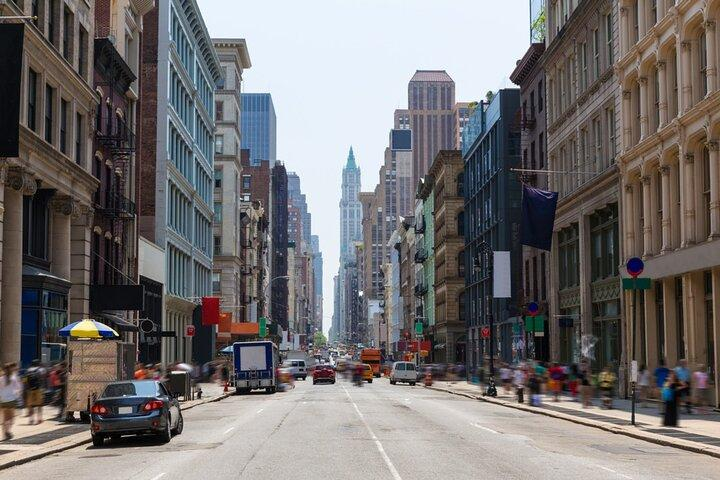
#> input picture images/sample.jpg, 720 x 480 px, found by its file name
$ python edge_detector.py
#> lines starting #> are read from the running program, lines starting #| are printed output that depends on the picture
import cv2
import os

image = cv2.imread("images/sample.jpg")
#> image is the input picture: shape (480, 720, 3); mean B, G, R 112.4, 112.4, 115.8
gray = cv2.cvtColor(image, cv2.COLOR_BGR2GRAY)
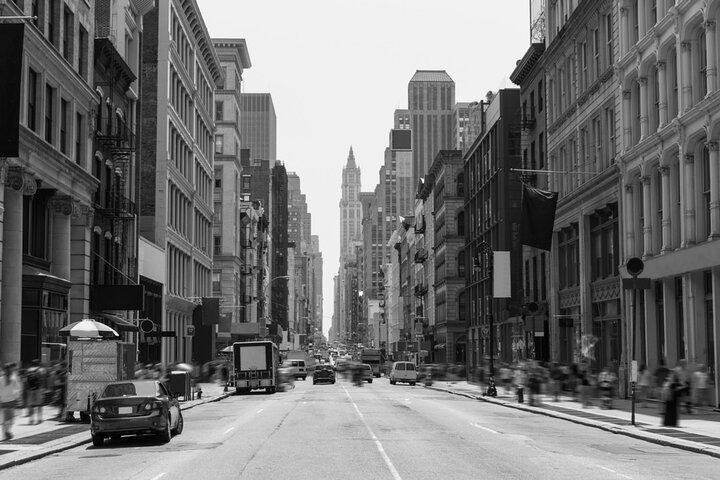
#> gray: shape (480, 720); min 0, max 255, mean 113.4

cv2.namedWindow("Edge Detection")

def nothing(x):
    pass

cv2.createTrackbar("Threshold 1", "Edge Detection", 100, 255, nothing)
cv2.createTrackbar("Threshold 2", "Edge Detection", 200, 255, nothing)

while True:
    t1 = cv2.getTrackbarPos("Threshold 1", "Edge Detection")
    t2 = cv2.getTrackbarPos("Threshold 2", "Edge Detection")

    edges = cv2.Canny(gray, t1, t2)
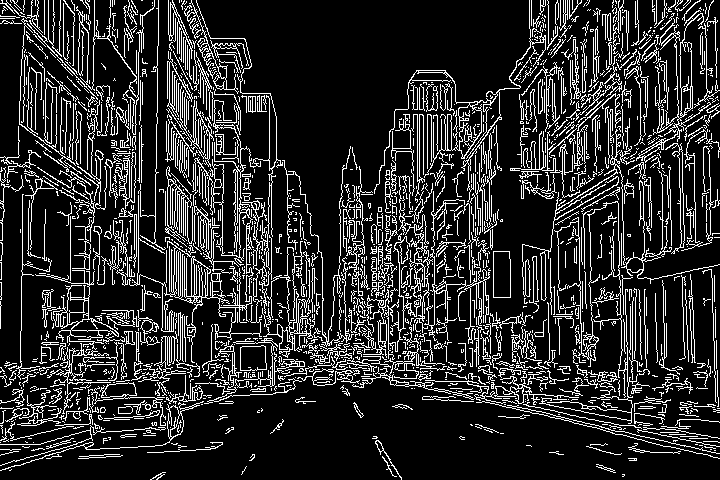
#> edges: shape (480, 720); 16.9% white in thin lines or dots

    cv2.imshow("Original Image", image)
    cv2.imshow("Edge Detection", edges)

    key = cv2.waitKey(1)
#> (key Esc is pressed here)

    if key == ord("s"):
        os.makedirs("output", exist_ok=True)
        cv2.imwrite("output/edge_output.png", edges)
        print("Image saved in output folder!")

    if key == 27:
        break

cv2.destroyAllWindows()
